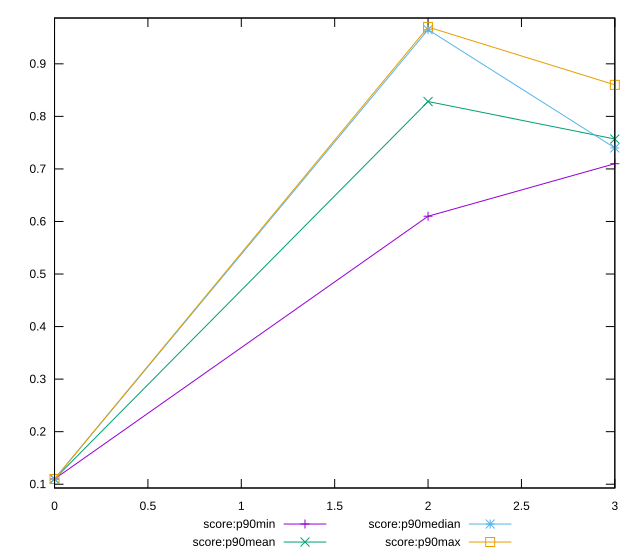

The script that saved this image:
reset

$scoreP90Min <<EOF
0 0.11
2 0.61
3 0.71
EOF

$scoreP90Mean <<EOF
0 0.11
2 0.8282978723404252
3 0.7569148936170209
EOF

$scoreP90Median <<EOF
0 0.11
2 0.965
3 0.74
EOF

$scoreP90Max <<EOF
0 0.11
2 0.97
3 0.86
EOF

set key outside below
set xrange [0:3]
set yrange [0.0928:0.9872]
set trange [0.0928:0.9872]
set terminal svg size 640, 560 enhanced background rgb 'white'
set output "reports/report_00033_2021-03-01T14-23-16.841Z/speed-index/progression/score.svg"

plot $scoreP90Min title "score:p90min" with linespoints, \
     $scoreP90Mean title "score:p90mean" with linespoints, \
     $scoreP90Median title "score:p90median" with linespoints, \
     $scoreP90Max title "score:p90max" with linespoints

reset
